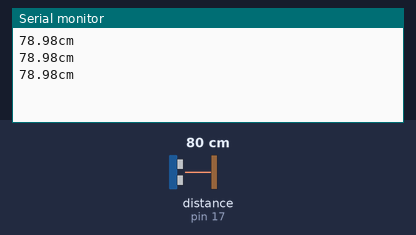
Bench run of a sketch on a simulated Arduino Uno, built with avr-gcc and run on an emulated ATmega328P. Shown: the last lines printed to the serial monitor. Wiring (inferred from the names in the program): ultrasonic range finder: trigger pin 16; echo pin 17. The inputs (shaded band) are chosen by the test bench; at power-on: distance to the obstacle (sensor on pin 17) 80 cm. The echo pulse lasts 58.3 µs per cm.

Above: at 1.3 s.
1.4 s: distance to the obstacle (sensor on pin 17) set to 2 cm
At 1.9 s:
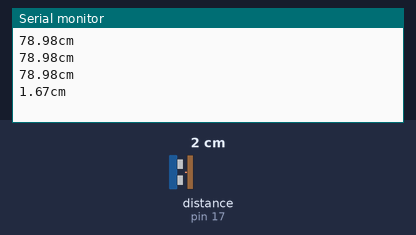
2.9 s: distance to the obstacle (sensor on pin 17) set to 4 cm
At 3.4 s:
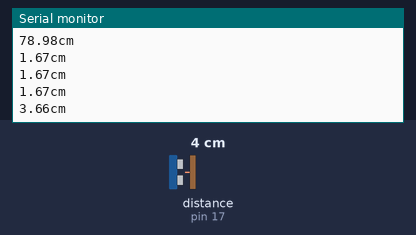
Timing chart, 0 to 5.9 s (numbered marks = the images above; inputs shaded):
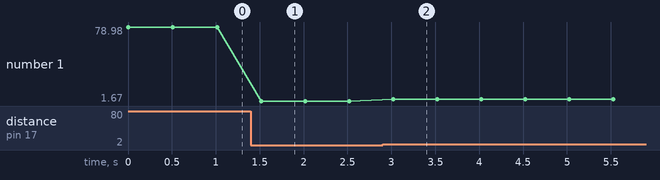

The sketch:

Ultrasoinc.ino
```cpp
#define GPIO_TRIGER 16
#define GPIO_ECHO   17

int redLED = 13;                 // 빨간 LED 13번에 연결
int greenPin=10;                 // 초록 LED 10번에 연결
int threshold = 15;              // 거리 임계 값 설정


void setup()
{
  pinMode(GPIO_TRIGER,OUTPUT);   // 5번에triger핀연결
  pinMode(GPIO_ECHO,INPUT);      // 4번 핀에 echo핀 연결

  Serial.begin(115200);            // 9600속도로 시리얼 통신 시작
}

void loop()
{
//  초음파 센서로 거리 측정
  float Duration, Distance;
  digitalWrite(GPIO_TRIGER, HIGH);
  delayMicroseconds(10);
  digitalWrite(GPIO_TRIGER, LOW);
  Duration =pulseIn(GPIO_ECHO, HIGH);                        // echo핀이 HIGH 유지한 시간 저장
  Distance =((float)(340 *Duration) /10000) /2;              // 거리를 cm로환산

// 측정한 거리 출력
  Serial.print(Distance);                     // 시리얼 창에 줄 바꿈 없이 거리 출력
  Serial.println("cm ");                       // 단위 출력

  delay(500);                      // 안정적으로 값을 읽기 위해 2000밀리초 지연
}
```

Measured:
- after the input at 1.4 s, the serial monitor: prints a new line after 0.12 s (image 1)
- after the input at 2.9 s, the serial monitor: prints a new line after 0.12 s (image 2)
- plotted number 1: 78.98 → 1.67 after the input at 1.4 s, 1.67 → 3.66 after the input at 2.9 s
